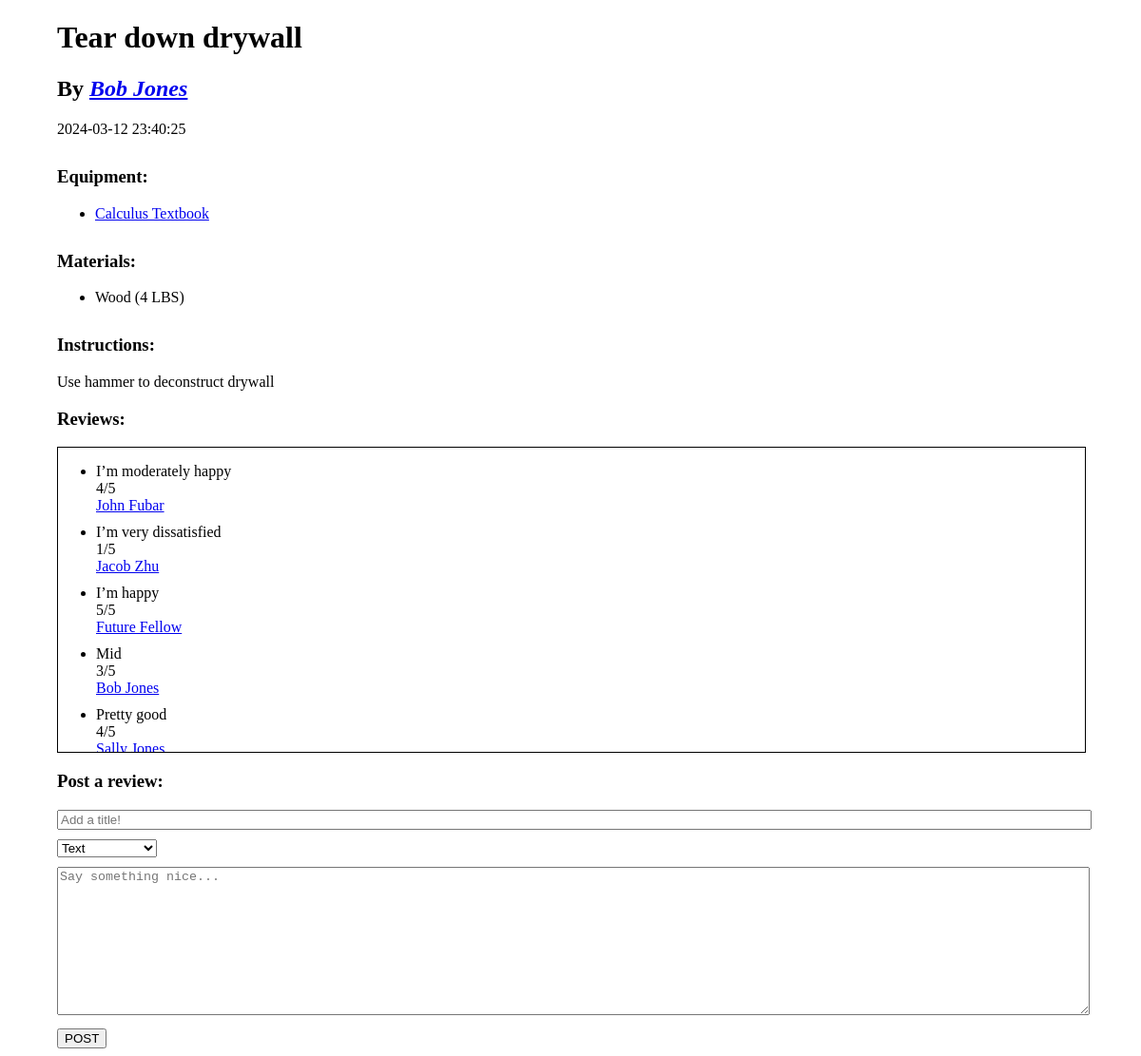
The app's page /project_viewer.php?id=4 with its own data.
### tables this page shows
CREATE TABLE Projects_PostsProject (
    PID INTEGER PRIMARY KEY AUTO_INCREMENT,
    Name VARCHAR(60) NOT NULL,
    InstructionText VARCHAR(2500),
    Timestamp DATETIME DEFAULT CURRENT_TIMESTAMP,
    Username VARCHAR(40) NOT NULL,
    FOREIGN KEY (Username) REFERENCES Users(Username)
        ON DELETE CASCADE
        ON UPDATE CASCADE
);

CREATE TABLE Equipment_NeedsTools (
    EID INTEGER PRIMARY KEY AUTO_INCREMENT,
    PurchaseLink VARCHAR(100) NOT NULL,
    PID INTEGER NOT NULL,
    FOREIGN KEY (PurchaseLink) REFERENCES PurchaseLink_Name(PurchaseLink)
        ON DELETE CASCADE,
     FOREIGN KEY (PID) REFERENCES Projects_PostsProject(PID)
        ON DELETE CASCADE
);

CREATE TABLE PurchaseLink_Name (
    PurchaseLink VARCHAR(100) PRIMARY KEY,
    Name VARCHAR(60)
);

CREATE TABLE Materials_MadeWith (
    MID INTEGER PRIMARY KEY AUTO_INCREMENT,
    Name VARCHAR(60) NOT NULL,
    Quantity INTEGER,
    QuantityUnit VARCHAR(10),
    PID INTEGER NOT NULL,
    FOREIGN KEY (PID) REFERENCES Projects_PostsProject(PID)
        ON DELETE CASCADE
);

CREATE TABLE Feedback_LeavesFeedback (
    FBID INTEGER PRIMARY KEY AUTO_INCREMENT,
    Title VARCHAR(60) NOT NULL,
    Stars TINYINT,
    Comment VARCHAR(500),
    ImageData MEDIUMTEXT,
    Timestamp DATETIME DEFAULT CURRENT_TIMESTAMP,
    Username VARCHAR(40) NOT NULL,
    PID INTEGER NOT NULL,
    FOREIGN KEY (Username) REFERENCES Users(Username)
        ON DELETE CASCADE
        ON UPDATE CASCADE,
    FOREIGN KEY (PID) REFERENCES Projects_PostsProject(PID)
        ON DELETE CASCADE,
    CHECK (Stars IS NOT NULL OR Comment IS NOT NULL or ImageData IS NOT NULL)
);

### htdocs/project_viewer.php (the view, shortened to what this page needs)
<?php
require("api/config.php");
$pid = $_GET["id"];
$conn = new mysqli($db_address, $db_user, $db_pw, $db_name);
$stmt = $conn->prepare("SELECT * FROM Projects_PostsProject WHERE PID=?");
$stmt->bind_param("i", $pid);
$stmt->execute();
$results = $stmt->get_result()->fetch_all(MYSQLI_ASSOC);
$result = $results[0];
$stmt = $conn->prepare("SELECT b.Name, a.PurchaseLink " .
    "FROM Equipment_NeedsTools a, PurchaseLink_Name b, Projects_PostsProject c " .
    "WHERE a.PID = c.PID AND a.PurchaseLink = b.PurchaseLink AND c.PID=?");
$stmt->bind_param("i", $pid);
$stmt->execute();
$tools = $stmt->get_result()->fetch_all(MYSQLI_ASSOC);
$stmt = $conn->prepare("SELECT a.Name, Quantity, QuantityUnit " .
    "FROM Materials_MadeWith a, Projects_PostsProject b " .
    "WHERE a.PID = b.PID AND b.PID=?");
$stmt->bind_param("i", $pid);
$stmt->execute();
$materials = $stmt->get_result()->fetch_all(MYSQLI_ASSOC);
$stmt = $conn->prepare("SELECT * FROM Feedback_LeavesFeedback WHERE PID=?");
$stmt->bind_param("i", $pid);
$stmt->execute();
$feedback = $stmt->get_result()->fetch_all(MYSQLI_ASSOC);
?>
<!DOCTYPE html>
<html lang="en">
<head>
</head>
<body>
<h1><?= $result["Name"] ?></h1>
<h2>By <a href="profile.php?u=<?= urlencode($result["Username"]) ?>"><?= $result["Username"] ?></a></h2>
<?php
echo($result["Timestamp"]);
if (count($tools) > 0) {
    echo('<div class="top-margin">');
    echo("<h3>Equipment:</h3>");
    echo("<ul>");
    foreach ($tools as $tool) {
        echo("<li>");
        echo('<a href="' . $tool["PurchaseLink"] . '" target="_blank">' . $tool["Name"] . "</a>");
        echo("</li>");
    }
    echo("</ul>");
    echo("</div>");
}
if (count($materials) > 0) {
    echo('<div class="top-margin">');
    echo("<h3>Materials:</h3>");
    echo("<ul>");
    foreach ($materials as $material) {
        echo("<li>");
        echo($material["Name"] . " (" . $material["Quantity"] . " " . $material["QuantityUnit"] . ")");
        echo("</li>");
    }
    echo("</ul>");
    echo("</div>");
}
?>
<div class="top-margin">
    <h3>Instructions:</h3>
    <p>
        <?= $result["InstructionText"] ?>
    </p>
</div>
<div>
    <h3>Reviews:</h3>
    <div id="review_content" class="scrollable">
        <ul>
            <?php
            if (count($feedback) > 0) {
                foreach ($feedback as $review) {
                    echo("<li>" . $review["Title"] . "<br>");
                    if (!is_null($review["Stars"])) {
                        echo($review["Stars"] . '/5<br>');
                    } else if (!is_null($review["Comment"])) {
                        echo($review["Comment"] . '<br>');
                    } else {
                        echo(get_image_tag_from_b64($review["ImageData"]));
                        echo("<br>");
                    }
                    echo('<a href="profile.php?u=' . urlencode($review["Username"]) . '">' . $review["Username"] . '</a></li>');
                }
            } else {
                echo("<li><em>No reviews</em></li>");
            }
            ?>
        </ul>
    </div>
</div>
<div>
    <h3>Post a review:</h3>
    <form action="api/post_feedback.php" method="post" id="ratingForm">
        <input type="text" placeholder="Add a title!" id="titleInput" name="title">
        <select name="commentType" id="commentType">
            <option value="text">Text</option>
        </select>
        <br>
        <div id="text">
            <textarea name="comment" placeholder="Say something nice..." id="commentInput"></textarea>
        </div>
        <input type="button" value="POST" class="postButton" onclick="postRating()">
    </form>
</div>
</body>
</html>

### htdocs/project_viewer.php (style rules this page uses)
body { margin-left: 5%; margin-right: 5%; }
div { width: 100%; }
.scrollable { height: 40vh; overflow-y: scroll; }
h2 a { font-style: italic; }
li { margin-bottom: 10px; }
.postButton { margin-top: 10px; }
.top-margin { margin-top: 30px; }
#review_content { border: 1px solid black; }
#commentType { margin-bottom: 10px; }
#titleInput { width: 100%; margin-bottom: 10px; }
#commentInput { width: 100%; min-height: 150px; }

### records on screen
projects_postsproject: Name "Tear down drywall", Username "Bob Jones", Timestamp "2024-03-12 23:40:25", InstructionText "Use hammer to deconstruct drywall"
equipment_needstools: PurchaseLink.Name "Calculus Textbook"
materials_madewith: Name "Wood", Quantity "4", QuantityUnit "LBS"
feedback_leavesfeedback: Title "I’m moderately happy", Stars "4", Username "John Fubar"
feedback_leavesfeedback: Title "I’m very dissatisfied", Stars "1", Username "Jacob Zhu"
feedback_leavesfeedback: Title "I’m happy", Stars "5", Username "Future Fellow"
feedback_leavesfeedback: Title "Mid", Stars "3", Username "Bob Jones"
feedback_leavesfeedback: Title "Pretty good", Stars "4", Username "Sally Jones"
